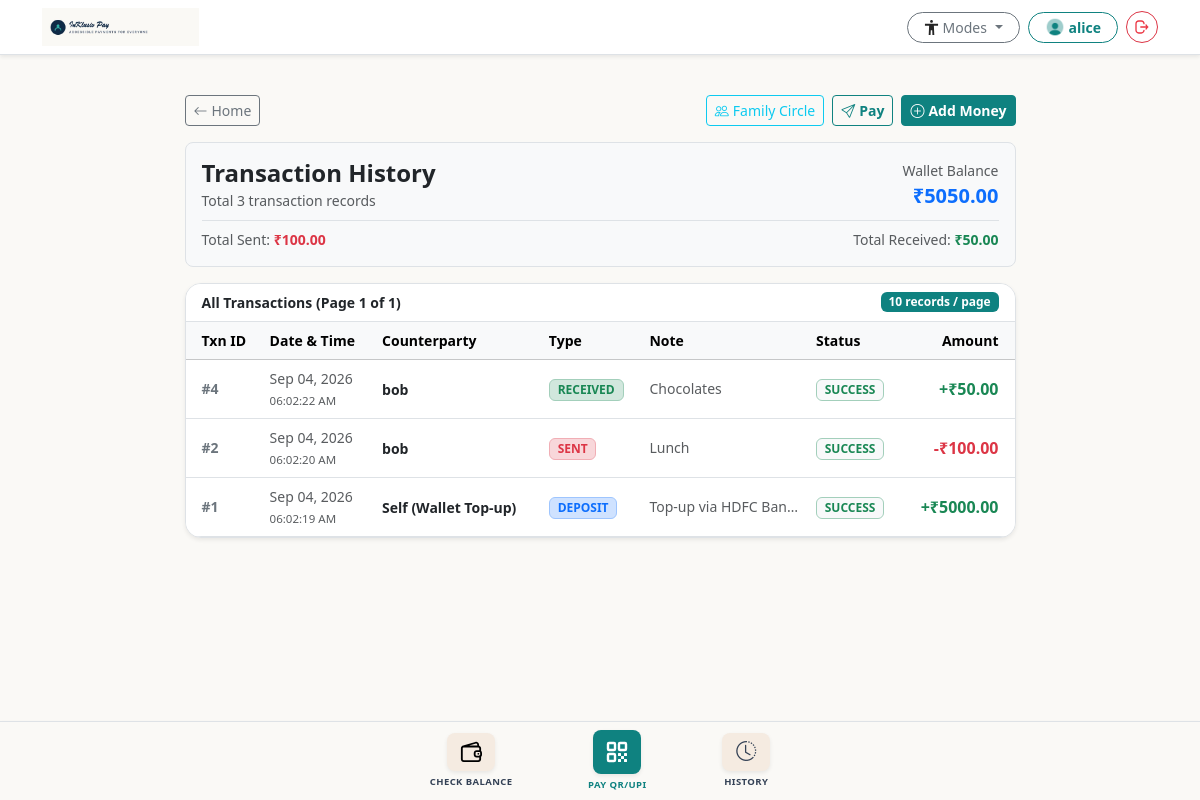
The page /transactions (signed in) on the database its author committed.
### upiapp/models.py (models this page shows, shortened)
class Base(DeclarativeBase):
    pass

class User(Base, UserMixin):
    __tablename__ = "users"
    id: Mapped[int] = mapped_column(Integer, primary_key=True, autoincrement=True)
    username: Mapped[str] = mapped_column(String(80), unique=True, nullable=False)
    email: Mapped[str] = mapped_column(String(255), unique=True, nullable=False)
    password_hash: Mapped[str | None] = mapped_column(String(255), nullable=True)
    wallet: Mapped[float] = mapped_column(Float, default=100.0, nullable=False)
    qr_image: Mapped[str | None] = mapped_column(String(255), nullable=True)
    profile_image: Mapped[str | None] = mapped_column(String(255), nullable=True)
    transaction_pin_hash: Mapped[str | None] = mapped_column(String(255), nullable=True)
    created: Mapped[datetime] = mapped_column(
        DateTime,
        nullable=False,
        default=lambda: datetime.now(timezone.utc),
    )
    sent_transactions: Mapped[list["Transaction"]] = relationship(
        foreign_keys="[Transaction.sender_id]",
        back_populates="sender",
        cascade="all, delete-orphan",
    )
    received_transactions: Mapped[list["Transaction"]] = relationship(
        foreign_keys="[Transaction.receiver_id]",
        back_populates="receiver",
        cascade="all, delete-orphan",
    )
    family_memberships: Mapped[list["FamilyMember"]] = relationship(
        back_populates="user",
        cascade="all, delete-orphan",
    )
    favorite_contacts: Mapped[list["FavoriteContact"]] = relationship(
        "FavoriteContact",
        foreign_keys="FavoriteContact.user_id",
        back_populates="user",
        cascade="all, delete-orphan",
    )

class Transaction(Base):
    __tablename__ = "transactions"
    id: Mapped[int] = mapped_column(Integer, primary_key=True, autoincrement=True)
    amount: Mapped[float] = mapped_column(Float, nullable=False)
    sender_id: Mapped[int | None] = mapped_column(ForeignKey("users.id"), nullable=True)
    receiver_id: Mapped[int] = mapped_column(ForeignKey("users.id"), nullable=False)
    note: Mapped[str | None] = mapped_column(String(255), nullable=True)
    status: Mapped[str] = mapped_column(String(20), default="SUCCESS", nullable=False)
    transaction_type: Mapped[str] = mapped_column(String(20), default="TRANSFER", nullable=False)
    created_on: Mapped[datetime] = mapped_column(
        DateTime,
        nullable=False,
        default=lambda: datetime.now(timezone.utc),
    )
    sender: Mapped["User | None"] = relationship(foreign_keys=[sender_id], back_populates="sent_transactions")
    receiver: Mapped["User"] = relationship(foreign_keys=[receiver_id], back_populates="received_transactions")

### upiapp/routes.py (the view)
@app.route("/transactions")
@login_required
def transactions():
    page = request.args.get("page", 1, type=int)
    per_page = 10
    with Session() as session:
        user = session.get(User, current_user.id)
        current_balance = user.wallet if user else 0.0
        query = (
            session.query(Transaction)
            .filter(or_(Transaction.sender_id == current_user.id, Transaction.receiver_id == current_user.id))
            .order_by(desc(Transaction.created_on))
        )
        total_count = query.count()
        total_pages = max(1, (total_count + per_page - 1) // per_page)
        if page < 1:
            page = 1
        elif page > total_pages and total_count > 0:
            page = total_pages
        offset = (page - 1) * per_page
        all_txns = query.offset(offset).limit(per_page).all()
        tx_list = []
        for t in all_txns:
            if t.sender_id is None:
                direction = "DEPOSIT"
                counterparty = "Self (Wallet Top-up)"
            elif t.sender_id == current_user.id:
                direction = "SENT"
                counterparty = t.receiver.username if t.receiver else "User"
            else:
                direction = "RECEIVED"
                counterparty = t.sender.username if t.sender else "User"
            tx_list.append({
                "id": t.id,
                "amount": t.amount,
                "direction": direction,
                "counterparty": counterparty,
                "note": t.note or "",
                "status": t.status,
                "transaction_type": t.transaction_type,
                "created_on": t.created_on,
            })
        all_user_txns = session.query(Transaction).filter(
            or_(Transaction.sender_id == current_user.id, Transaction.receiver_id == current_user.id),
            Transaction.status == "SUCCESS",
        ).all()
        total_sent = sum(t.amount for t in all_user_txns if t.sender_id == current_user.id)
        total_received = sum(t.amount for t in all_user_txns if t.receiver_id == current_user.id and t.sender_id is not None)
    return render_template(
        "transactions.html",
        title="Transaction History",
        transactions=tx_list,
        page=page,
        total_pages=total_pages,
        total_count=total_count,
        has_prev=(page > 1),
        has_next=(page < total_pages),
        current_balance=current_balance,
        total_sent=total_sent,
        total_received=total_received,
    )

### upiapp/templates/transactions.html (shortened to what this page needs)
{% extends "base.html" %}
{% block content %}
<div class="container py-4">
    <div class="row justify-content-center">
        <div class="col-md-10 col-lg-9">
            <div class="d-flex justify-content-between align-items-center mb-3">
                <a href="{{ url_for('home') }}" class="btn btn-sm btn-outline-secondary">
                    <i class="bi bi-arrow-left me-1"></i>Home
                </a>
                <div class="d-flex gap-2">
                    <a href="{{ url_for('family_circle') }}" class="btn btn-sm btn-outline-info">
                        <i class="bi bi-people me-1"></i>Family Circle
                    </a>
                    <a href="{{ url_for('pay') }}" class="btn btn-sm btn-outline-primary">
                        <i class="bi bi-send me-1"></i>Pay
                    </a>
                    <a href="{{ url_for('deposit') }}" class="btn btn-sm btn-primary">
                        <i class="bi bi-plus-circle me-1"></i>Add Money
                    </a>
                </div>
            </div>
            <div class="card border rounded-3 p-3 mb-3 bg-body-tertiary">
                <div class="d-flex justify-content-between align-items-center">
                    <div>
                        <h4 class="fw-bold mb-0">Transaction History</h4>
                        <small class="text-muted">Total {{ total_count }} transaction records</small>
                    </div>
                    <div class="text-end">
                        <small class="text-muted d-block">Wallet Balance</small>
                        <span class="fs-5 fw-bold text-primary">₹{{ "%.2f"|format(current_balance) }}</span>
                    </div>
                </div>
                <div class="d-flex justify-content-between pt-2 mt-2 border-top small">
                    <div>
                        <span class="text-muted">Total Sent: </span>
                        <strong class="text-danger">₹{{ "%.2f"|format(total_sent) }}</strong>
                    </div>
                    <div>
                        <span class="text-muted">Total Received: </span>
                        <strong class="text-success">₹{{ "%.2f"|format(total_received) }}</strong>
                    </div>
                </div>
            </div>
            <div class="card border rounded-4 overflow-hidden mb-4 bg-white shadow-sm">
                <div class="card-header bg-white d-flex justify-content-between align-items-center py-2 px-3 border-bottom">
                    <span class="fw-semibold small text-dark">All Transactions (Page {{ page }} of {{ total_pages }})</span>
                    <span class="badge bg-teal text-white" style="background-color: #0F8280 !important;">10 records / page</span>
                </div>
                {% if transactions %}
                <div class="table-responsive">
                    <table class="table table-hover align-middle mb-0">
                        <thead class="table-light small">
                            <tr>
                                <th scope="col" class="ps-3">Txn ID</th>
                                <th scope="col">Date & Time</th>
                                <th scope="col">Counterparty</th>
                                <th scope="col">Type</th>
                                <th scope="col">Note</th>
                                <th scope="col">Status</th>
                                <th scope="col" class="text-end pe-3">Amount</th>
                            </tr>
                        </thead>
                        <tbody>
                            {% for t in transactions %}
                            <tr>
                                <td class="ps-3 fw-bold text-secondary small">#{{ t.id }}</td>
                                <td class="small text-muted">
                                    {{ t.created_on.strftime('%b %d, %Y') }}<br>
                                    <span style="font-size: 0.72rem;">{{ t.created_on.strftime('%I:%M:%S %p') }}</span>
                                </td>
                                <td>
                                    <span class="fw-semibold small text-dark">{{ t.counterparty }}</span>
                                </td>
                                <td>
                                    <span class="badge {% if t.direction == 'DEPOSIT' %}bg-primary-subtle text-primary border border-primary-subtle{% elif t.direction == 'RECEIVED' %}bg-success-subtle text-success border border-success-subtle{% else %}bg-danger-subtle text-danger border border-danger-subtle{% endif %}">
                                        {{ t.direction }}
                                    </span>
                                </td>
                                <td class="small text-muted text-truncate" style="max-width: 150px;">
                                    {{ t.note if t.note else '—' }}
                                </td>
                                <td>
                                    <span class="badge bg-light text-success border border-success-subtle small">{{ t.status }}</span>
                                </td>
                                <td class="text-end pe-3">
                                    <strong class="{% if t.direction == 'SENT' %}text-danger{% else %}text-success{% endif %}">
                                        {% if t.direction == 'SENT' %}-{% else %}+{% endif %}₹{{ "%.2f"|format(t.amount) }}
                                    </strong>
                                </td>
                            </tr>
                            {% endfor %}
                        </tbody>
                    </table>
                </div>
                {% endif %}
            </div>
        </div>
    </div>
</div>
{% endblock %}

### upiapp/templates/base.html (shortened to what this page needs)
<!DOCTYPE html>
<html lang="en" data-bs-theme="light">
<head>
    <link href="https://cdn.jsdelivr.net/npm/bootstrap@5.3.8/dist/css/bootstrap.min.css" rel="stylesheet"
>
    <link rel="stylesheet" href="https://cdn.jsdelivr.net/npm/bootstrap-icons@1.11.3/font/bootstrap-icons.min.css">
    <link rel="stylesheet" href="{{ url_for('static', filename='css/auth.css') }}">
</head>
<body>
    {% if request.endpoint not in ['login', 'register', 'verify_otp', 'resend_otp'] %}
    <header class="border-bottom py-2 bg-white shadow-sm sticky-top">
        <div class="container d-flex justify-content-between align-items-center">
            <a class="text-decoration-none d-flex align-items-center" href="{{ url_for('home') }}">
                <img src="{{ url_for('static', filename='img/navbar_logo.png') }}" class="navbar-brand-logo" alt="InKlusivepay">
            </a>
            <div class="d-flex align-items-center gap-2">
                <div class="dropdown">
                    <button class="btn btn-sm btn-outline-secondary dropdown-toggle d-flex align-items-center gap-1 rounded-pill px-3" type="button" data-bs-toggle="dropdown" aria-expanded="false" title="Accessibility Quick Modes">
                        <img src="{{ url_for('static', filename='svg/person.svg') }}" width="15" height="15" alt="Modes" style="opacity: 0.85;">
                        <span class="d-none d-sm-inline">Modes</span>
                    </button>
                </div>
                {% if current_user.is_authenticated %}
                <a href="{{ url_for('profile') }}" class="btn btn-sm btn-outline-primary rounded-pill px-3 fw-semibold d-flex align-items-center gap-1" title="Profile">
                    <img src="{{ url_for('static', filename='img/default_avatar.png') }}" class="rounded-circle" width="20" height="20" alt="Avatar">
                    <span class="d-none d-md-inline">{{ current_user.username }}</span>
                </a>
                <a href="{{ url_for('logout') }}" class="btn btn-sm btn-outline-danger rounded-circle d-flex align-items-center justify-content-center" style="width: 32px; height: 32px;" title="Logout">
                    <img src="{{ url_for('static', filename='svg/logout.svg') }}" width="16" height="16" alt="Logout" style="filter: invert(27%) sepia(85%) saturate(2320%) hue-rotate(338deg) brightness(96%) contrast(92%);">
                </a>
                {% else %}
                <a href="{{ url_for('login') }}" class="btn btn-sm btn-outline-primary rounded-pill px-3 fw-semibold">Login</a>
                <a href="{{ url_for('register') }}" class="btn btn-sm btn-auth-teal rounded-pill px-3 fw-semibold text-white">Register</a>
                {% endif %}
            </div>
        </div>
    </header>
    {% endif %}
    {% block content %}
    {% endblock %}
    {% if request.endpoint not in ['login', 'register', 'verify_otp', 'resend_otp', 'cognitive_mode'] %}
    <nav class="navbar fixed-bottom bg-white border-top py-2 shadow-sm" style="z-index: 1030; background-color: #FAF9F6 !important;">
        <div class="container d-flex justify-content-around align-items-center text-center" style="max-width: 440px;">
            <a href="{{ url_for('balance') if current_user.is_authenticated else url_for('login') }}" class="d-flex flex-column align-items-center text-decoration-none" style="gap: 4px;">
                <div class="d-flex align-items-center justify-content-center rounded-3 shadow-sm" style="width: 48px; height: 38px; background-color: #F5EBE1; color: #334155;">
                    <img src="{{ url_for('static', filename='svg/wallet.svg') }}" width="22" height="22" alt="Wallet">
                </div>
                <span style="font-size: 9.5px; font-weight: 800; letter-spacing: 0.4px; color: #334155;">CHECK BALANCE</span>
            </a>
            <a href="{{ url_for('pay', scan=1) if current_user.is_authenticated else url_for('login') }}" class="d-flex flex-column align-items-center text-decoration-none" style="gap: 4px;">
                <div class="d-flex align-items-center justify-content-center rounded-3 shadow-sm" style="width: 48px; height: 44px; background-color: #0F8280; color: #ffffff;">
                    <img src="{{ url_for('static', filename='svg/qr.svg') }}" width="24" height="24" alt="Pay QR" style="filter: brightness(0) invert(1);">
                </div>
                <span style="font-size: 9.5px; font-weight: 800; letter-spacing: 0.4px; color: #0F8280;">PAY QR/UPI</span>
            </a>
            <a href="{{ url_for('transactions') if current_user.is_authenticated else url_for('login') }}" class="d-flex flex-column align-items-center text-decoration-none" style="gap: 4px;">
                <div class="d-flex align-items-center justify-content-center rounded-3 shadow-sm" style="width: 48px; height: 38px; background-color: #F5EBE1; color: #334155;">
                    <i class="bi bi-clock-history fs-5"></i>
                </div>
                <span style="font-size: 9.5px; font-weight: 800; letter-spacing: 0.4px; color: #334155;">HISTORY</span>
            </a>
        </div>
    </nav>
    {% endif %}
</body>
</html>

### rows shown on the page
User: username "alice", wallet "5050.00"
Transaction: created_on "Sep 04, 2026", created_on "06:02:22 AM", note "Chocolates", status "SUCCESS", amount "50.00"
User: counterparty "bob" "bob"
Transaction: created_on "Sep 04, 2026", created_on "06:02:20 AM", note "Lunch", status "SUCCESS", amount "100.00"
Transaction: id "1", created_on "Sep 04, 2026", created_on "06:02:19 AM", counterparty "Self (Wallet Top-up)", direction "DEPOSIT", note "Top-up via HDFC Ban…", status "SUCCESS", amount "5000.00"

### other values the page prints
{{ total_count }} "3"
{{ "%.2f"|format(total_sent) }} "100.00"
{{ "%.2f"|format(total_received) }} "50.00"
{{ page }} "1"
{{ total_pages }} "1"
{{ t.id }} "4" "2"
{{ t.direction }} "RECEIVED" "SENT"
